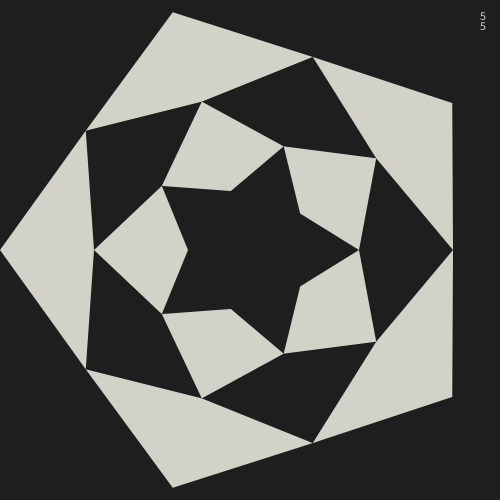
Frame 1 (no input)
Frame 60 (the mouse pressed at the canvas centre just before this capture): identical to frame 1, image omitted
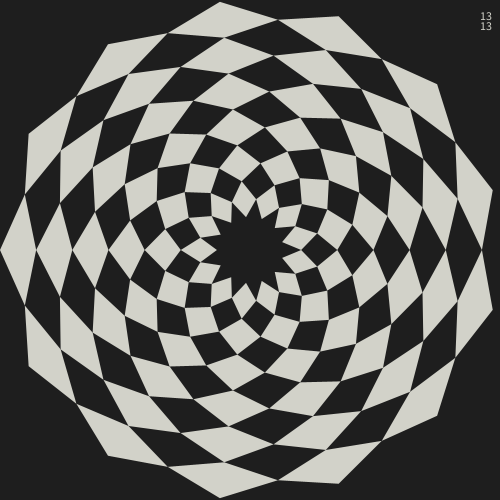
Frame 120 (the mouse held since frame 60 and released just before this capture)

The Processing sketch that drew these frames (run headless with seeded random() and noise(); from frame 60 on, the mouse is pressed at the canvas centre):

// Processing sketch: S001_suelo_gambito_de_dama
// ── S001_suelo_gambito_de_dama.pde
int n1;
int n2;
float r1;
float r2;

void setup() {
  
  size(500,500);
  n1 = 11;
  n2 = 21;
  r1 = 250;
  r2 = 30;

}


void draw() {
  
  n1 = int(map(mouseX,0,width,5,21));
  n2 = int(map(mouseY,0,width,5,21));
    
  background(30);
  
  pushMatrix();
  translate(width/2,height/2);
  
  float delta = TWO_PI/float(n1);
  
  float[] bs = new float[n2];
  for (int i=0; i<n2; i++) {
    bs[i] = map(i,0,n2,r1,r2*0.5);
  }
  
  for (int j=0; j<n2-2; j+=2) {
    for (int i=0; i<n1; i++) {
      noStroke();
      fill(210,210,201);
      beginShape();
      vertex(bs[j  ]*cos((i+0.5)*delta), bs[j  ]*sin((i+0.5)*delta));
      vertex(bs[j+1]*cos((i)*delta),     bs[j+1]*sin((i)*delta));
      vertex(bs[j+2]*cos((i+0.5)*delta), bs[j+2]*sin((i+0.5)*delta));
      vertex(bs[j+1]*cos((i+1)*delta),   bs[j+1]*sin((i+1)*delta));
      endShape();    
    }
    
  }
  popMatrix();
  
  text(n1,width-20,20);
  text(n2,width-20,30);
  
}
